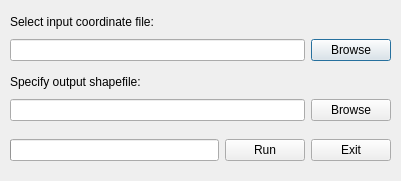
<?xml version="1.0" encoding="UTF-8"?>
<ui version="4.0">
 <class>MapCreatorDlg</class>
 <widget class="QDialog" name="MapCreatorDlg">
  <property name="geometry">
   <rect>
    <x>0</x>
    <y>0</y>
    <width>401</width>
    <height>181</height>
   </rect>
  </property>
  <property name="sizePolicy">
   <sizepolicy hsizetype="Fixed" vsizetype="Fixed">
    <horstretch>0</horstretch>
    <verstretch>0</verstretch>
   </sizepolicy>
  </property>
  <property name="minimumSize">
   <size>
    <width>401</width>
    <height>181</height>
   </size>
  </property>
  <property name="maximumSize">
   <size>
    <width>401</width>
    <height>181</height>
   </size>
  </property>
  <property name="windowTitle">
   <string>Map Creator</string>
  </property>
  <widget class="QWidget" name="verticalLayoutWidget">
   <property name="geometry">
    <rect>
     <x>10</x>
     <y>10</y>
     <width>381</width>
     <height>51</height>
    </rect>
   </property>
   <layout class="QVBoxLayout" name="verticalLayout">
    <item>
     <widget class="QLabel" name="Label1">
      <property name="minimumSize">
       <size>
        <width>379</width>
        <height>0</height>
       </size>
      </property>
      <property name="text">
       <string>Select input coordinate file:</string>
      </property>
     </widget>
    </item>
    <item>
     <layout class="QHBoxLayout" name="horizontalLayout_5">
      <item>
       <widget class="QLineEdit" name="tbxInput">
        <property name="toolTip">
         <string>Give the filepath and filename of the output shapefile</string>
        </property>
       </widget>
      </item>
      <item>
       <widget class="QPushButton" name="btnBrowse1">
        <property name="toolTip">
         <string>Gives dialog box for selecting output filepath and filename.</string>
        </property>
        <property name="text">
         <string>Browse</string>
        </property>
       </widget>
      </item>
     </layout>
    </item>
   </layout>
  </widget>
  <widget class="QWidget" name="horizontalLayoutWidget_2">
   <property name="geometry">
    <rect>
     <x>10</x>
     <y>130</y>
     <width>381</width>
     <height>41</height>
    </rect>
   </property>
   <layout class="QHBoxLayout" name="horizontalLayout_3">
    <item>
     <widget class="QProgressBar" name="ProgressBar"/>
    </item>
    <item>
     <widget class="QPushButton" name="btnRun">
      <property name="text">
       <string>Run</string>
      </property>
     </widget>
    </item>
    <item>
     <widget class="QPushButton" name="btnExit">
      <property name="text">
       <string>Exit</string>
      </property>
     </widget>
    </item>
   </layout>
  </widget>
  <widget class="QWidget" name="verticalLayoutWidget_3">
   <property name="geometry">
    <rect>
     <x>10</x>
     <y>70</y>
     <width>381</width>
     <height>51</height>
    </rect>
   </property>
   <layout class="QVBoxLayout" name="verticalLayout_3">
    <item>
     <widget class="QLabel" name="Label3">
      <property name="text">
       <string>Specify output shapefile:</string>
      </property>
     </widget>
    </item>
    <item>
     <layout class="QHBoxLayout" name="horizontalLayout_2">
      <item>
       <widget class="QLineEdit" name="tbxOutput">
        <property name="toolTip">
         <string>Give the filepath and filename of the output shapefile</string>
        </property>
       </widget>
      </item>
      <item>
       <widget class="QPushButton" name="btnBrowse2">
        <property name="toolTip">
         <string>Gives dialog box for selecting output filepath and filename.</string>
        </property>
        <property name="text">
         <string>Browse</string>
        </property>
       </widget>
      </item>
     </layout>
    </item>
   </layout>
  </widget>
 </widget>
 <resources/>
 <connections/>
</ui>
